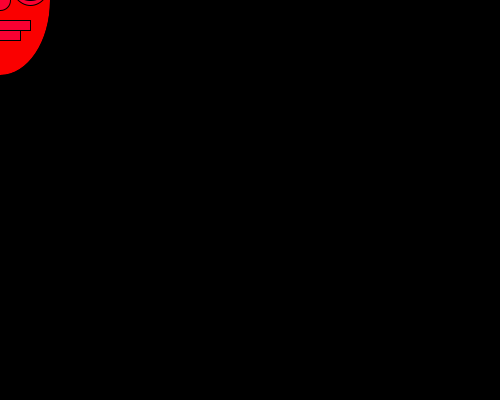
Frame 1 (no input)
Frame 60 (the mouse pressed at the canvas centre just before this capture): identical to frame 1, image omitted
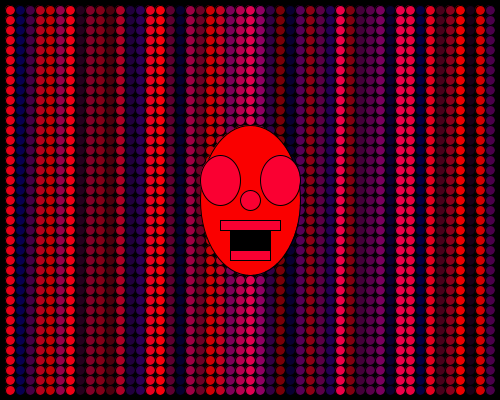
Frame 120 (the mouse held since frame 60 and released just before this capture)

The Processing sketch that drew these frames (run headless with seeded random() and noise(); from frame 60 on, the mouse is pressed at the canvas centre):

// Processing sketch: processing_56299
// ── processing_56299.pde

void setup(){
  int i;
int u;
i=10;
u=10;
size(500,400);
smooth();
}
void draw(){
background(0);
//cara;
fill(250,0,0);
ellipse(mouseX,mouseY,100,150);
//labios;
fill(250,0,50);
rect(mouseX-30,mouseY+20,60,10);
fill(250,0,50);
rect(mouseX-20,mouseY+30,40,10);
fill(250,0,50);
//nariz;
ellipse(mouseX,mouseY,20,20);
//ojos;
fill(250,0,50);
ellipse(mouseX+30,mouseY-20,40,50);
fill(250);
ellipse(mouseX+30,mouseY-20,40,40);
fill(0);
ellipse(mouseX+30,mouseY-20,20,20);
fill(250,0,50);
ellipse(mouseX-30,mouseY-20,40,50);
fill(250);
ellipse(mouseX-30,mouseY-20,40,40);
fill(0);
ellipse(mouseX-30,mouseY-20,20,20);
if (mousePressed == true) {
  int i;
int u;
i=10;
u=10;
while (u<width){
fill (random(250),random(0),random(100));
while(i<height){
ellipse(u,i,10,10);
i=i+10;
}
i=10;
u=u+10;
}
//cara;
fill(250,0,0);
ellipse(mouseX,mouseY,100,150);
  fill(250,0,50);
ellipse(mouseX+30,mouseY-20,40,50);
fill(250,0,50);
ellipse(mouseX-30,mouseY-20,40,50);
fill(250,0,50);
rect(mouseX-30,mouseY+20,60,10);
fill(0);
rect(mouseX-20,mouseY+30,40,20);
fill(250,0,50);
rect(mouseX-20,mouseY+50,40,10);
ellipse(mouseX,mouseY,20,20);
  } 
}
